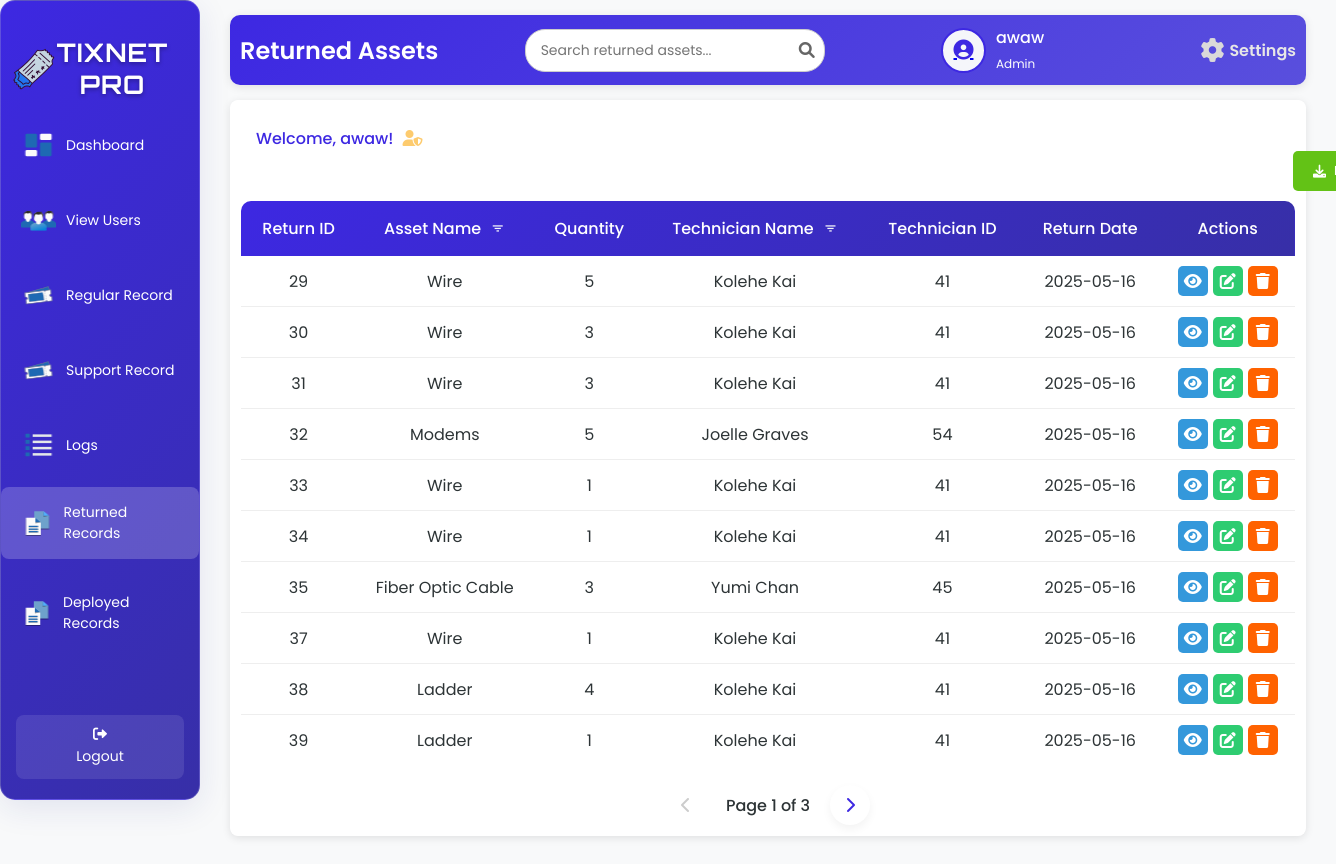
Page /returnT.php (signed in) on the earlier database version.
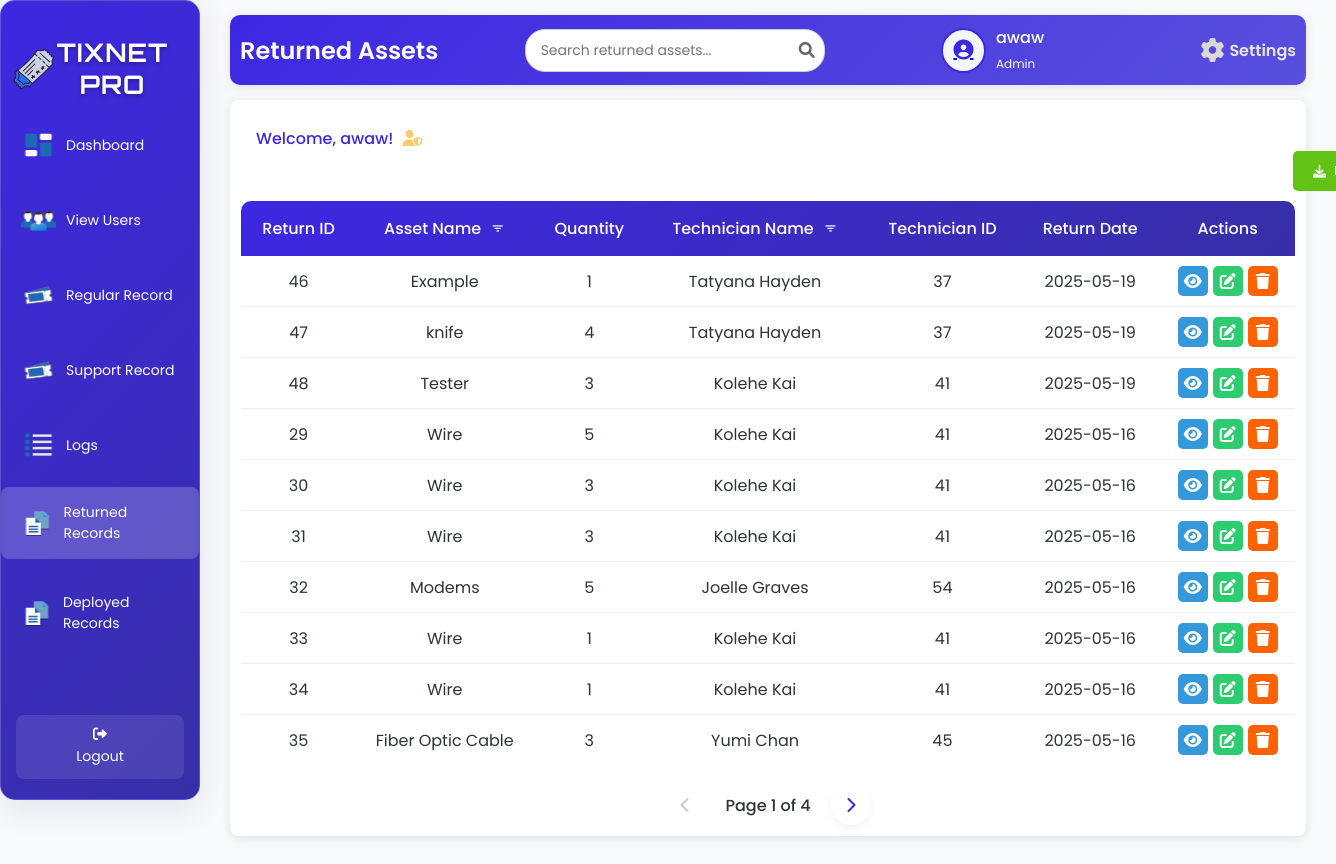
Same page on the later database version.
### tables this page shows
CREATE TABLE `tbl_returned` (
  `r_id` int(50) NOT NULL,
  `r_assets_name` varchar(200) NOT NULL,
  `r_quantity` int(50) NOT NULL,
  `r_technician_name` varchar(200) NOT NULL,
  `r_technician_id` int(50) NOT NULL,
  `r_date` date NOT NULL
);

### returnT.php (the view, shortened to what the changed rows need)
<?php
include 'db.php';
$username = $_SESSION['username'];
$userType = '';
if ($conn) {
    $sqlUser = "SELECT u_fname, u_lname, u_type FROM tbl_user WHERE u_username = ?";
    $stmt = $conn->prepare($sqlUser);
    $stmt->bind_param("s", $username);
    $stmt->execute();
    $resultUser = $stmt->get_result();
    if ($resultUser->num_rows > 0) {
        $row = $resultUser->fetch_assoc();
        $userType = $row['u_type'];
    }
    $limit = 10;
    $page = isset($_GET['page']) ? max(1, (int)$_GET['page']) : 1;
    $whereClauses = [];
    $params = [];
    $paramTypes = '';
    $whereClause = !empty($whereClauses) ? 'WHERE ' . implode(' AND ', $whereClauses) : '';
    $countSql = "SELECT COUNT(*) as total FROM tbl_returned $whereClause";
    $countStmt = $conn->prepare($countSql);
    $countStmt->execute();
    $countResult = $countStmt->get_result();
    $totalRecords = $countResult->fetch_assoc()['total'];
    $totalPages = max(1, ceil($totalRecords / $limit));
    $page = min($page, $totalPages);
    $offset = ($page - 1) * $limit;
    $sqlBorrowed = "SELECT r_id, r_assets_name, r_quantity, r_technician_name, r_technician_id, r_date
                    FROM tbl_returned
                    $whereClause
                    ORDER BY r_date DESC
                    LIMIT ?, ?";
    $stmt = $conn->prepare($sqlBorrowed);
    if ($paramTypes !== '') {
        $params[] = $offset;
        $params[] = $limit;
        $paramTypes .= 'ii';
        $stmt->bind_param($paramTypes, ...$params);
    } else {
        $stmt->bind_param("ii", $offset, $limit);
    }
    $stmt->execute();
    $resultBorrowed = $stmt->get_result();
} else {
    echo "Database connection failed.";
    exit();
}
?>
<!DOCTYPE html>
<html lang="en">
<head>
    <link rel="stylesheet" href="returnT.css">
    <link rel="stylesheet" href="https://cdnjs.cloudflare.com/ajax/libs/font-awesome/6.0.0-beta3/css/all.min.css">
    <link href='https://unpkg.com/boxicons@2.1.4/css/boxicons.min.css' rel='stylesheet'>
</head>
<body>
<div class="wrapper">
    <div class="sidebar glass-container">
        <h2><img src="image/logo.png" alt="Tix Net Icon" class="sidebar-icon">TixNet Pro</h2>
    </div>
    <div class="container">
        <div class="upper">
            <h1>Returned Assets</h1>
        </div>
        <div class="table-box glass-container">
            <table id="returned-assets-table">
                <thead>
                    <tr>
                        <th>Return ID</th>
                        <th>Asset Name <button class="filter-btn" onclick="showAssetFilterModal()" title="Filter by Asset Name"><i class='bx bx-filter'></i></button></th>
                        <th>Quantity</th>
                        <th>Technician Name <button class="filter-btn" onclick="showTechnicianFilterModal()" title="Filter by Technician Name"><i class='bx bx-filter'></i></button></th>
                        <th>Technician ID</th>
                        <th>Return Date</th>
                        <th>Actions</th>
                    </tr>
                </thead>
                <tbody id="tableBody">
                    <?php
                    if ($resultBorrowed && $resultBorrowed->num_rows > 0) {
                        while ($row = $resultBorrowed->fetch_assoc()) {
                            $ticketData = json_encode([
                                'id' => $row['r_id'],
                                'asset_name' => $row['r_assets_name'] ?? '',
                                'quantity' => $row['r_quantity'] ?? 0,
                                'technician_name' => $row['r_technician_name'] ?? '',
                                'technician_id' => $row['r_technician_id'] ?? '',
                                'date' => $row['r_date'] ?? '-'
                            ], JSON_HEX_QUOT | JSON_HEX_TAG);
                            echo "<tr>
                                    <td>{$row['r_id']}</td>
                                    <td>" . htmlspecialchars($row['r_assets_name'], ENT_QUOTES, 'UTF-8') . "</td>
                                    <td>{$row['r_quantity']}</td>
                                    <td>" . htmlspecialchars($row['r_technician_name'], ENT_QUOTES, 'UTF-8') . "</td>
                                    <td>" . htmlspecialchars($row['r_technician_id'], ENT_QUOTES, 'UTF-8') . "</td>
                                    <td>" . htmlspecialchars($row['r_date'], ENT_QUOTES, 'UTF-8') . "</td>
                                    <td class='action-buttons'>
                                        <span class='view-btn' onclick='showViewModal($ticketData)' title='View'><i class='fas fa-eye'></i></span>";
                            if ($userType === 'admin') {
                                echo "<span class='edit-btn' onclick='showEditModal($ticketData)' title='Edit'><i class='fas fa-edit'></i></span>
                                      <span class='delete-btn' onclick=\"showDeleteModal('{$row['r_id']}', '" . htmlspecialchars($row['r_assets_name'], ENT_QUOTES, 'UTF-8') . "')\" title='Delete'><i class='fas fa-trash'></i></span>";
                            }
                            echo "</td></tr>";
                        }
                    } else {
                        echo "<tr><td colspan='7' style='text-align: center;'>No returned assets found.</td></tr>";
                    }
                    ?>
                </tbody>
            </table>
            <div class="pagination" id="returned-pagination">
                <?php
                $paginationParams = [];
                if ($page > 1) {
                    $paginationParams['page'] = $page - 1;
                    echo "<a href='javascript:searchReturned(" . ($page - 1) . ")' class='pagination-link'><i class='fas fa-chevron-left'></i></a>";
                } else {
                    echo "<span class='pagination-link disabled'><i class='fas fa-chevron-left'></i></span>";
                }
                echo "<span class='current-page'>Page $page of $totalPages</span>";
                if ($page < $totalPages) {
                    echo "<a href='javascript:searchReturned(" . ($page + 1) . ")' class='pagination-link'><i class='fas fa-chevron-right'></i></a>";
                } else {
                    echo "<span class='pagination-link disabled'><i class='fas fa-chevron-right'></i></span>";
                }
                ?>
            </div>
        </div>
    </div>
</div>
</body>
</html>

Differences in the rows shown:
no longer on this page (row unchanged): tbl_returned: r_id "37", r_assets_name "Wire", r_quantity "1", r_technician_name "Kolehe Kai", r_technician "41", r_date "2025-05-16"
no longer on this page (row unchanged): tbl_returned: r_id "38", r_assets_name "Ladder", r_quantity "4", r_technician_name "Kolehe Kai", r_technician "41", r_date "2025-05-16"
no longer on this page (row unchanged): tbl_returned: r_id "39", r_assets_name "Ladder", r_quantity "1", r_technician_name "Kolehe Kai", r_technician "41", r_date "2025-05-16"
added tbl_returned: r_id "46", r_assets_name "Example", r_quantity "1", r_technician_name "Tatyana Hayden", r_technician "37", r_date "2025-05-19"
added tbl_returned: r_id "47", r_assets_name "knife", r_quantity "4", r_technician_name "Tatyana Hayden", r_technician "37", r_date "2025-05-19"
added tbl_returned: r_id "48", r_assets_name "Tester", r_quantity "3", r_technician_name "Kolehe Kai", r_technician "41", r_date "2025-05-19"
Other differences:
$totalPages: "3" → "4"
